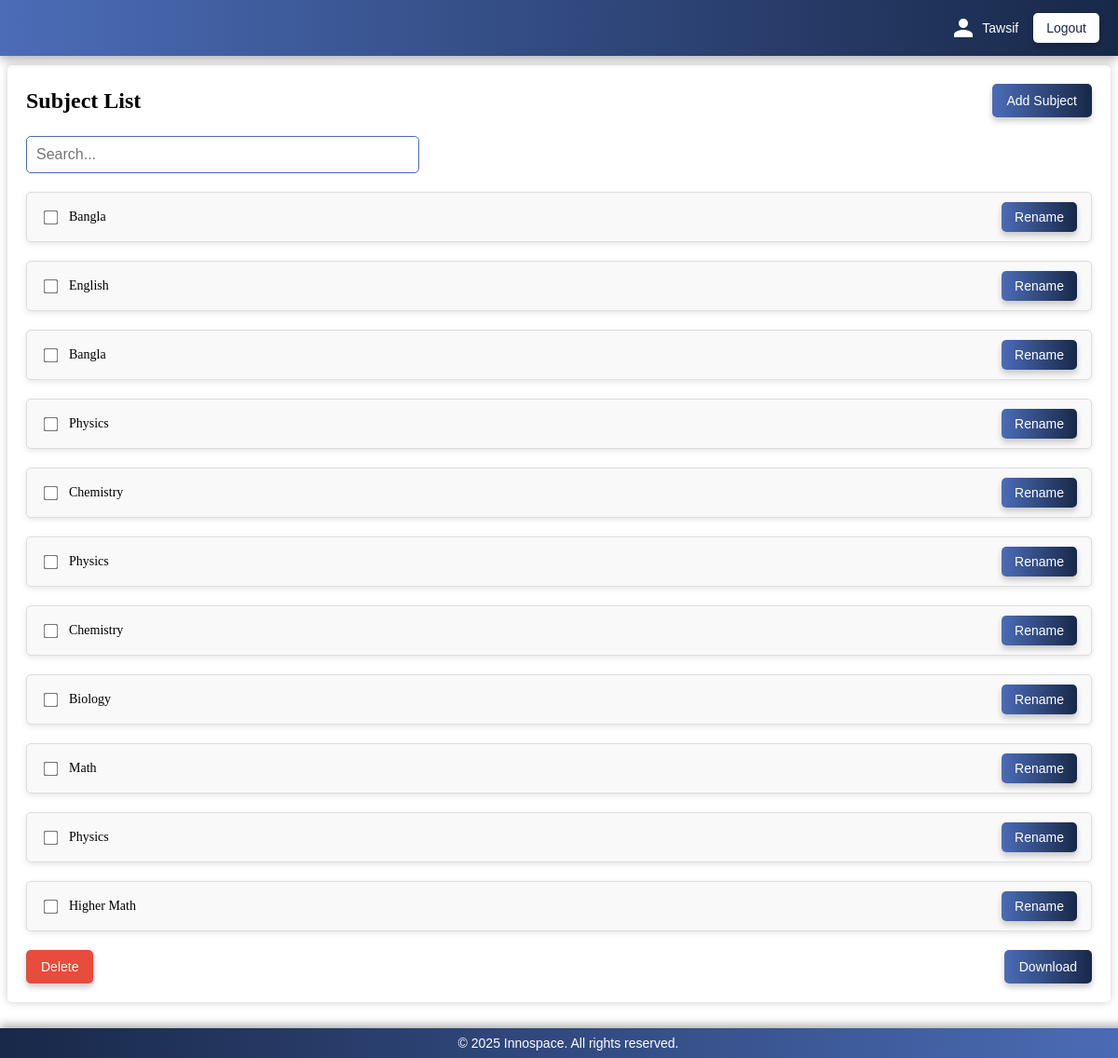
The page /user-dashboard (signed in) on the database as committed earlier.
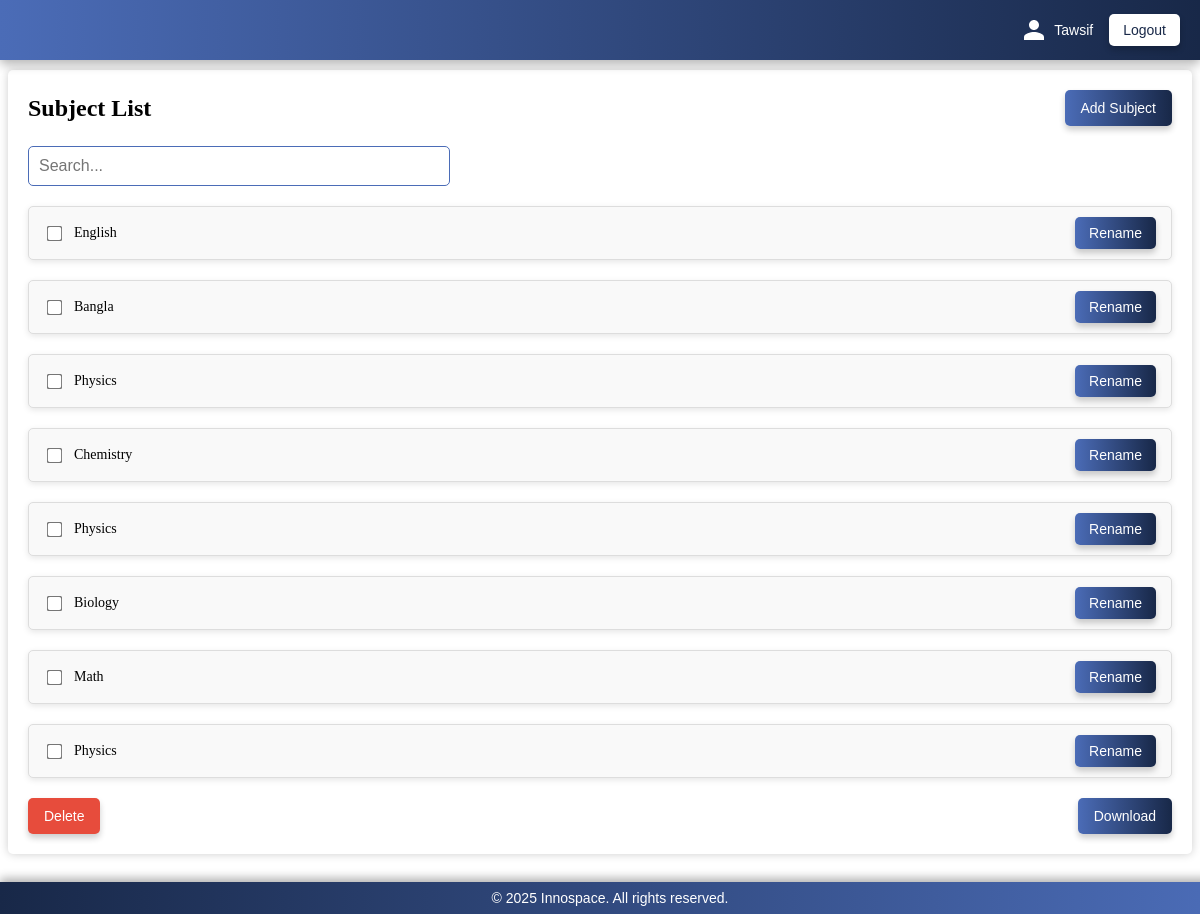
The same page on the database as committed later.
### tables this page shows
CREATE TABLE subjects (
        id INTEGER PRIMARY KEY AUTOINCREMENT,
        user_id INTEGER,
        name TEXT NOT NULL
    );

### app/routes.py (the view)
@main.route('/user-dashboard')
def user_dashboard():
    if 'user_id' not in session:
        return redirect(url_for('main.user_login'))
    user_id = session['user_id']
    subjects = get_subjects_for_user(user_id)
    response = make_response(render_template(
        'user/user_dashboard.html',
        user_name=session.get('user_name'),
        subjects=subjects
    ))
    response.headers['Cache-Control'] = 'no-store, no-cache, must-revalidate, post-check=0, pre-check=0, max-age=0'
    response.headers['Pragma'] = 'no-cache'
    response.headers['Expires'] = '0'
    return response

### app/models.py (called while the page is built)
def get_db_connection():
    conn = sqlite3.connect(DB_PATH)
    conn.row_factory = sqlite3.Row
    return conn

def get_subjects_for_user(user_id):
    conn = get_db_connection()
    subjects = conn.execute('SELECT * FROM subjects WHERE user_id = ?', (user_id,)).fetchall()
    conn.close()
    return subjects

### app/templates/user/user_dashboard.html (shortened to what this page needs)
<!DOCTYPE html>
<html lang="en">
<head>
</head>
<body>
  <div style="
    width: 100%;
    height: 60px;
    background: linear-gradient(90deg, #4b6cb7, #182848);
    box-shadow: 0px 4px 10px rgba(0, 0, 0, 0.3);
    position: fixed;
    top: 0;
    left: 0;
    z-index: 1000;
    display: flex;
    justify-content: flex-end;
    align-items: center;
    padding: 0 20px;
    font-family: Arial, sans-serif;
    gap: 16px;
    box-sizing: border-box;
  ">
    <div style="
      display: flex;
      align-items: center;
      color: white;
      font-size: 14px;
    ">
      <svg xmlns="http://www.w3.org/2000/svg"
           width="24" height="24" fill="white" viewBox="0 0 24 24"
           style="margin-right: 8px;">
        <path d="M12 12c2.7 0 5-2.3 5-5s-2.3-5-5-5-5 2.3-5 5 2.3 5 5 5zm0 2c-3.3 0-10 1.7-10 5v3h20v-3c0-3.3-6.7-5-10-5z"/>
      </svg>
      <span>{{ user_name }}</span>
    </div>
    <form action="{{ url_for('main.user_logout') }}" method="post" style="margin: 0;">
      <button type="submit" style="
        background: white;
        color: #182848;
        border: none;
        padding: 8px 14px;
        border-radius: 5px;
        cursor: pointer;
        font-size: 14px;
        box-shadow: 0 4px 6px rgba(0,0,0,0.2);
        transition: all 0.3s ease;
      "
      onmouseover="this.style.background='#f0f0f0';"
      onmouseout="this.style.background='white';"
      >Logout</button>
    </form>
  </div>
  <div style="
    margin-top: 70px;
    margin-bottom: 60px;
    padding: 20px;
    box-shadow: 0px 0px 10px rgba(0, 0, 0, 0.2);
    border-radius: 5px;
    position: relative;
  ">
    <div style="
      display: flex;
      justify-content: space-between;
      align-items: center;
    ">
      <h2 style="margin: 0;">Subject List</h2>
      <button id="add-subject-btn"  onclick="addSubject()" style="
        background: linear-gradient(90deg, #4b6cb7, #182848);
        color: white;
        border: none;
        padding: 10px 16px;
        border-radius: 5px;
        cursor: pointer;
        font-size: 14px;
        box-shadow: 0 4px 6px rgba(0,0,0,0.2);
        transition: all 0.3s ease;
      "
      onmouseover="this.style.opacity='0.9';"
      onmouseout="this.style.opacity='1';"
      >Add Subject</button>
    </div>
    <input type="text" placeholder="Search..." style="
      width: 100%;
      max-width: 400px;
      padding: 10px;
      font-size: 16px;
      border: 1px solid #4b6cb7;
      border-radius: 5px;
      margin-top: 20px;
      outline: none;
    ">
    <div id="subject-container" style="margin-top: 20px;">
      {% for subject in subjects %}
        <div class="content-field" style="
          display: flex;
          align-items: center;
          justify-content: space-between;
          background: #f9f9f9;
          border: 1px solid #ddd;
          border-radius: 5px;
          padding: 10px 15px;
          margin-top: 20px;
          box-shadow: 0px 2px 6px rgba(0, 0, 0, 0.1);
        ">
          <div class="content-left" style="display: flex; align-items: center; gap: 10px; flex: 1;">
            <input type="checkbox" class="subject-checkbox" style="transform: scale(1.2); cursor: pointer; display: inline-block;" />
            <span class="subject-static-text" data-id="{{ subject.id }}" style="flex: 1; font-size: 14px;">
              {{ subject.name }}
            </span>
          </div>
          <div class="content-right" style="display: flex; gap: 10px; margin-left: 10px;">
            <button type="button" class="rename-button" style="
              background: linear-gradient(90deg, #4b6cb7, #182848);
              color: white;
              border: none;
              padding: 8px 14px;
              border-radius: 5px;
              cursor: pointer;
              font-size: 14px;
              box-shadow: 0 4px 6px rgba(0, 0, 0, 0.2);
              transition: all 0.3s ease;
            ">Rename</button>
          </div>
        </div>
      {% endfor %}
    </div>
<div style="display: flex; justify-content: space-between; margin-top: 20px;">
  <button  id="bulk-delete-btn" style="
    background-color: #e74c3c;
    color: white;
    border: none;
    padding: 10px 16px;
    border-radius: 5px;
    cursor: pointer;
    font-size: 14px;
    box-shadow: 0 4px 6px rgba(0,0,0,0.2);
    transition: all 0.3s ease;
  "
  onmouseover="this.style.opacity='0.9';"
  onmouseout="this.style.opacity='1';"
  >Delete</button>
  <button style="
    background: linear-gradient(90deg, #4b6cb7, #182848);
    color: white;
    border: none;
    padding: 10px 16px;
    border-radius: 5px;
    cursor: pointer;
    font-size: 14px;
    box-shadow: 0 4px 6px rgba(0,0,0,0.2);
    transition: all 0.3s ease;
  "
  onmouseover="this.style.opacity='0.9';"
  onmouseout="this.style.opacity='1';"
  >Download</button>
</div>
  <div style="
    width: 100%;
    background: linear-gradient(90deg, #182848, #4b6cb7);
    color: white;
    text-align: center;
    padding: 8px 10px;
    position: fixed;
    bottom: 0;
    left: 0;
    z-index: 1000;
    font-family: Arial, sans-serif;
    font-size: 14px;
    box-shadow: 0px -4px 10px rgba(0, 0, 0, 0.3);
  ">
    <p style="margin: 0;">&copy; 2025 Innospace. All rights reserved.</p>
  </div>
</body>
</html>

Rows that differ between the two databases and show on the page:
removed subjects: name "Bangla"
removed subjects: name "Chemistry"
removed subjects: name "Higher Math"
